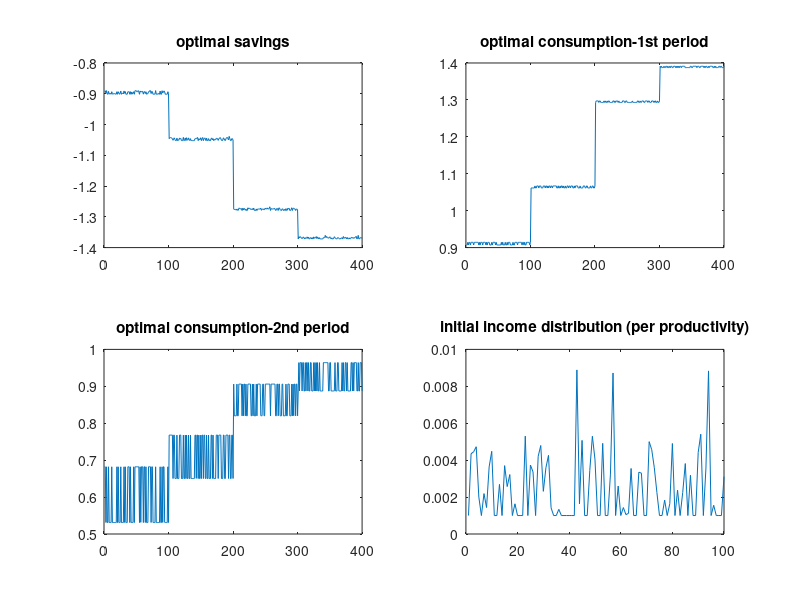

Recreate this plot in MATLAB.
%% Question 2 - no tax
clear all;
clc

% productivity parameter
eta=[1, 1.5, 2.5, 3];

% Random initial endowment
y0=.001 + (.009-.001).*rand(100,1);
y0(y0>=0.0055 & y0<=0.0087)=.001;

%y0(y0<=0.0055)=0.001; 
%y0(y0>=0.0087)=0.001;

% Guess for the interest rate
r= 0.004;

% Setting parameters values
sigma=3;
k=4;
v=4;
beta=0.99;
tau=0;
T0=0;
T1=0;

%% for least-productive workers: eta_y =1 (z=1)
sol1=zeros(100,7);
for n=1:100
      i=y0(n,1); %random initial endowment
      j=eta(1,1); %productivity
      %randoming the shock
      s = randi([1, 2], 1); 
      e_y=[-.05;.05]; 
      eps=e_y(s,1); 
      %system of equations based on FOCs and borrowing constraint: unkowns
      %a, h0, h1, lambda
       f=@(a,h0,h1,lambda)[ ((1-tau)*j*h0 + i + T0 -a)^(-sigma)*(1-tau)*j-k*(h0)^(1/v);
            beta*(((1-tau)*j*h1)+(1+r)*a + T1)^(-sigma)*(1-tau)*j-k*(h1)^(1/v);
          beta*(((1-tau)*j*h1)+(1+r)*a + T1)^(-sigma)*(1+r)-lambda-((1-tau)*j*h0 + i + T0 -a)^(-sigma);
           ((1-tau)*j*h0 + i + T0 -a) + (1/(1+r))*((1-tau)*(j+eps)*h1 + (1+r)*a + T1) - i - (1+r)*(j+eps)*h1];
       fun=@(u) f(u(1),u(2),u(3),u(4));
      xGuess= ([0.05,0.1,0.1, 1]);
      u1 = fsolve(fun, xGuess) ;
      sol1(n,1:7)=[u1,i,j,eps];
 
end

%% for second-least-productive workers: eta_y =1.5 (z=2)
sol2=zeros(100,7);
for n=1:100
   
      i=y0(n,1);
      j=eta(1,2);
      s = randi([1, 2], 1);
      e_y=[-.05;.05];
      eps=e_y(s,1);
            %a = x(1);
            %h0 = x(2);
            %h1 = x(3);
            %lambda = x(4);   
           
       f=@(a,h0,h1,lambda)[ ((1-tau)*j*h0 + i + T0 -a)^(-sigma)*(1-tau)*j-k*(h0)^(1/v);
            beta*(((1-tau)*j*h1)+(1+r)*a + T1)^(-sigma)*(1-tau)*j-k*(h1)^(1/v);
          beta*(((1-tau)*j*h1)+(1+r)*a + T1)^(-sigma)*(1+r)-lambda-((1-tau)*j*h0 + i + T0 -a)^(-sigma);
           ((1-tau)*j*h0 + i + T0 -a) + (1/(1+r))*((1-tau)*(j+eps)*h1 + (1+r)*a + T1) - i - (1+r)*(j+eps)*h1];
       fun=@(u) f(u(1),u(2),u(3),u(4));
      xGuess= ([0.05,0.1,0.1, 1]);
      u1 = fsolve(fun, xGuess) ;
      sol2(n,1:7)=[u1,i,j,eps];
 
end

%% for second-most-productive workers: eta_y =2.5 (z=3)
sol3=zeros(100,7);
for n=1:100
      i=y0(n,1);
      j=eta(1,3);
      s = randi([1, 2], 1);
      e_y=[-.05;.05];
      eps=e_y(s,1);   
       f=@(a,h0,h1,lambda)[ ((1-tau)*j*h0 + i + T0 -a)^(-sigma)*(1-tau)*j-k*(h0)^(1/v);
            beta*(((1-tau)*j*h1)+(1+r)*a + T1)^(-sigma)*(1-tau)*j-k*(h1)^(1/v);
          beta*(((1-tau)*j*h1)+(1+r)*a + T1)^(-sigma)*(1+r)-lambda-((1-tau)*j*h0 + i + T0 -a)^(-sigma);
           ((1-tau)*j*h0 + i + T0 -a) + (1/(1+r))*((1-tau)*(j+eps)*h1 + (1+r)*a + T1) - i - (1+r)*(j+eps)*h1];
       fun=@(u) f(u(1),u(2),u(3),u(4));
      xGuess= ([0.05,0.1,0.1, 1]);
      u1 = fsolve(fun, xGuess) ;
      sol3(n,1:7)=[u1,i,j,eps];
 
end

%% for most-productive workers: eta_y =3 (z=4)
sol4=zeros(100,7);
for n=1:100
      i=y0(n,1);
      j=eta(1,4);
      s = randi([1, 2], 1);
      e_y=[-.05;.05];
      eps=e_y(s,1);  
       f=@(a,h0,h1,lambda)[ ((1-tau)*j*h0 + i + T0 -a)^(-sigma)*(1-tau)*j-k*(h0)^(1/v);
            beta*(((1-tau)*j*h1)+(1+r)*a + T1)^(-sigma)*(1-tau)*j-k*(h1)^(1/v);
          beta*(((1-tau)*j*h1)+(1+r)*a + T1)^(-sigma)*(1+r)-lambda-((1-tau)*j*h0 + i + T0 -a)^(-sigma);
           ((1-tau)*j*h0 + i + T0 -a) + (1/(1+r))*((1-tau)*(j+eps)*h1 + (1+r)*a + T1) - i - (1+r)*(j+eps)*h1];
       fun=@(u) f(u(1),u(2),u(3),u(4));
      xGuess= ([0.05,0.1,0.1, 1]);
      u1 = fsolve(fun, xGuess) ;
      sol4(n,1:7)=[u1,i,j,eps];
 
end

%% In the aggregate 
% concatenating all solutions in a matrix
sol=[sol1;sol2;sol3;sol4]; %sol=[a, h0, h1, lambda, y0, eta_y, eps]
a=sol(:,1);
h0=sol(:,2);
h1=sol(:,3);
eps_y=sol(:,7);
% Calculating consumption in both periods and savings rate:
% c0=(1-tau)*j*h0+i+T0-a,c1=(1-tau)*(j+eps)*h1+(1+r)*a+T1, sv=a/(i+j*h0*(1-tau))
%c0_f=(1-tau).*eta.h0+y0_f+T0-a;

c0=(1-tau).*sol(:,6).*sol(:,2)+sol(:,5)+T0-sol(:,1);
c1=(1-tau).*(sol(:,6)+sol(:,7)).*sol(:,3)+(1+r).*sol(:,1)+T1;
sv=sol(:,1)./(sol(:,5)+sol(:,6).*sol(:,2).*(1-tau));

%% Graphs
figure(1)
subplot(2,2,1)
plot(a)
title('optimal savings');
 
subplot(2,2,2)
plot(c0)
title('optimal consumption-1st period');

subplot(2,2,3)
plot(c1)
title('optimal consumption-2nd period');

subplot(2,2,4)
plot(y0)
title('initial income distribution (per productivity)');

print -dpdf q2_1.eps
